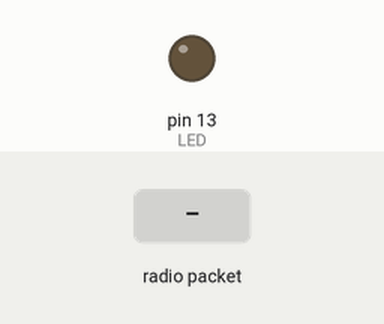
A sketch run on a simulated Arduino Uno, built with avr-gcc and run on an emulated ATmega328P. Parts: output pins drawn as LEDs (lit = HIGH). The test bench sets the inputs (shaded band). No radio packets arrive unless stated; pins used as bus, display or sensor lines are not drawn; what the sketch prints to the serial monitor is not drawn.

Above: at 1.3 s.
1.4 s: radio packet "1" arrives
Timing chart, 0 to 4.4 s (numbered marks = the images above; inputs shaded):
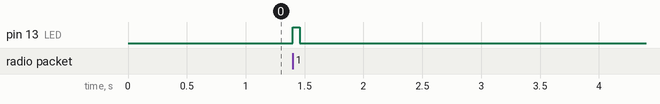

Measured:
- after the input at 1.4 s, pin 13 (LED): LOW → HIGH at once, → LOW 0.06 s later

The sketch:

v0.1_node_RX.ino
```cpp
// Arduino9x_RX
// -*- mode: C++ -*-
// Example sketch showing how to create a simple messaging client (receiver)
// with the RH_RF95 class. RH_RF95 class does not provide for addressing or
// reliability, so you should only use RH_RF95 if you do not need the higher
// level messaging abilities.
// It is designed to work with the other example Arduino9x_TX

#include <SPI.h>
#include <RH_RF95.h>
#include <TinyGPS++.h>


#define RFM95_CS 4
#define RFM95_RST 2
#define RFM95_INT 3

// Change to 434.0 or other frequency, must match RX's freq!
#define RF95_FREQ 915.0

// Singleton instance of the radio driver
RH_RF95 rf95(RFM95_CS, RFM95_INT);

// Create a TinyGPS++ object called "gps"
TinyGPSPlus gps;

// Blinky on receipt
#define LED 13

void setup()
{
  pinMode(LED, OUTPUT);
  pinMode(RFM95_RST, OUTPUT);
  digitalWrite(RFM95_RST, HIGH);

  //while (!Serial);
  Serial.begin(9600);
  delay(100);

  Serial.println("Arduino LoRa RX Test!");

  // manual reset
  digitalWrite(RFM95_RST, LOW);
  delay(10);
  digitalWrite(RFM95_RST, HIGH);
  delay(10);

  while (!rf95.init())
  {
    Serial.println("LoRa radio init failed");
    while (1);
  }

  Serial.println("LoRa radio init OK!");

  // Defaults after init are 434.0MHz, modulation GFSK_Rb250Fd250, +13dbM
  if (!rf95.setFrequency(RF95_FREQ))
  {
    Serial.println("setFrequency failed");
    while (1);
  }
  Serial.print("Set Freq to: "); Serial.println(RF95_FREQ);

  // Defaults after init are 434.0MHz, 13dBm, Bw = 125 kHz, Cr = 4/5, Sf = 128chips/symbol, CRC on

  // The default transmitter power is 13dBm, using PA_BOOST.
  // If you are using RFM95/96/97/98 modules which uses the PA_BOOST transmitter pin, then
  // you can set transmitter powers from 5 to 23 dBm:
  rf95.setTxPower(23, false);
}

typedef struct
{
  float myTemp;
  float myTempBastao;
 }
RemoteSensorData_t;

typedef union float2bytes_t
{
  float f;
  char b[sizeof(float)];
}Float2bytes_t;

Float2bytes_t b2fTemp;
Float2bytes_t b2fTempBastao;
RemoteSensorData_t* sensorInfo;

double lat_carNode1; double lng_carNode1; int vCarro1;
double lat_carNode2; double lng_carNode2; int vCarro2;

uint8_t carNode1[9];
uint8_t carNode2[9];
uint8_t buf[20];
double distancia=0;

void loop()
{
  if (rf95.available())
  {
    // Should be a message for us now
    uint8_t buf[RH_RF95_MAX_MESSAGE_LEN];
    uint8_t len = sizeof(buf);

    if (rf95.recv(buf, &len))
    {
      // ------->>>> Recebe do LoRa! <<<<-------------------
      digitalWrite(LED, HIGH);
      RH_RF95::printBuffer("Received: ", buf, len);
      Serial.print("Got: ");
      Serial.println((char*)buf);
       Serial.print("RSSI: ");
      Serial.println(rf95.lastRssi(), DEC);

      //  --------->>>> Send a reply <<<<<------------------
      uint8_t data[] = "SIM!";
      rf95.send(data, sizeof(data));
      rf95.waitPacketSent();
      Serial.println("Sent a reply");
      digitalWrite(LED, LOW);

      // ------------ALCULA DISTANCIA EM METROS -------------
      if(buf[9] == 0x55)                  // 0x55 é o CARRO 1
      {
         ajeita();  // organiza variaveis
         lat_carNode1 = (b2fTemp.f/1000000) ;
         lng_carNode1 = (b2fTempBastao.f/1000000);
      }
      else if( buf[9] == 0xAA)            // 0xAA é o CARRO 2
      {
        ajeita();  //
        lat_carNode2 = -8.049782;//(b2fTemp.f/1000000) ;
        lng_carNode2 = -34.961814;//(b2fTempBastao.f/1000000);
      }

      distancia = gps.distanceBetween(-8.049549, -34.961959,  -8.04976, -34.961605);
      // --------------------------------------------------------
      Serial.println(distancia);
    }
    else
    {
      Serial.println("Receive failed");
    }
  }
}

void ajeita()
{
    // b2fTemp.f/1000000  é a LATITUDE!
    b2fTemp.b[0] = buf[0];
    b2fTemp.b[1] = buf[1];
    b2fTemp.b[2] = buf[2];
    b2fTemp.b[3] = buf[3];
    // b2fTempBastao.f/1000000 é a LONGITUDE!
    b2fTempBastao.b[0] = buf[4];
    b2fTempBastao.b[1] = buf[5];
    b2fTempBastao.b[2] = buf[6];
    b2fTempBastao.b[3] = buf[7];
}


// distanceBetween(double lat1, double long1, double lat2, double long2)
```
